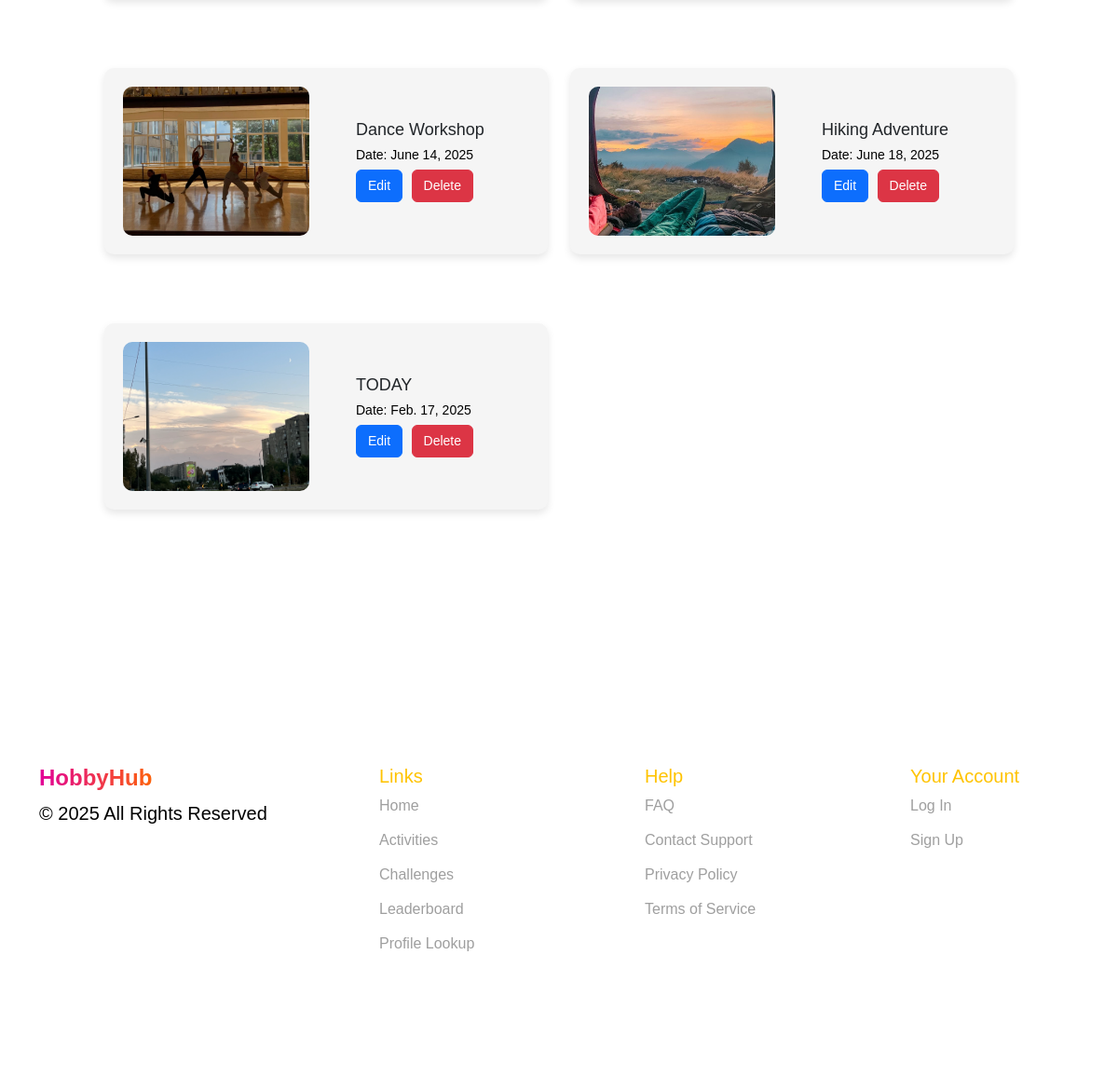
Before: /organizer/ (signed in, lower part) with the older database file.
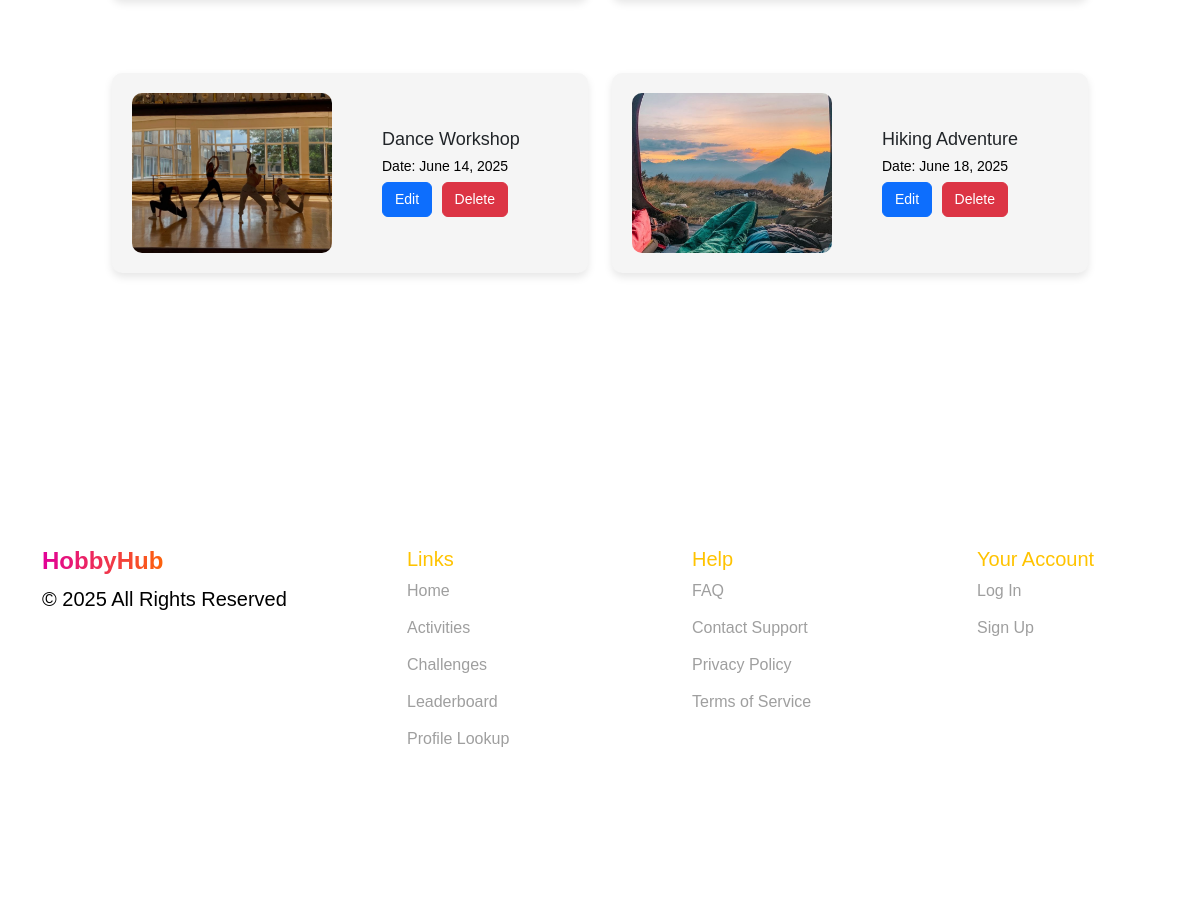
After: the same page with the newer database file.
### events/models.py (models this page shows, shortened)
class Event(models.Model):
    title = models.CharField(max_length=150)
    description = models.TextField()
    location = models.CharField(max_length=250)
    date = models.DateField()
    time = models.TimeField()
    hobby_type = models.CharField(max_length=150)
    image = models.ImageField(upload_to='event_images/', null=True, blank=True)

### events/views.py (the view)
# urls.py: path('organizer/', organizer_view, name='organizer_view'),
@role_required("organizer")
def organizer_view(request):
    events = Event.objects.all()
    return render(request, 'organizer.html', {'events': events})

### events/views.py (called while the page is built)
def role_required(role):
    def decorator(view_func):
        @wraps(view_func)
        def wrapper(request, *args, **kwargs):
            if role == "employee" and not request.session.get("nickname"):
                return redirect(f"/sign_in/?next={request.get_full_path()}")
            if role == "organizer" and not request.session.get("company_id"):
                return redirect(f"/sign_in/?next={request.get_full_path()}")
            return view_func(request, *args, **kwargs)
        return wrapper
    return decorator

### events/templates/organizer.html (shortened to what this page needs)
<!DOCTYPE html>
<html lang="en">
<head>
    {% load static %}
    <link rel="stylesheet" href="https://cdn.jsdelivr.net/npm/bootstrap@5.3.0/dist/css/bootstrap.min.css">
    <link rel="stylesheet" href="{% static 'css/all.css' %}">
    <link href="https://fonts.cdnfonts.com/css/gilroy-bold" rel="stylesheet">
</head>
<body>
    <section class="your-activities">
        <div class="container mt-5">
            <div class="row mt-4">
                {% for event in events %}
                <div class="col-md-6 mb-4" id="activities">
                    <div class="activity-card">
                            <img src="{{ event.image.url }}" class="activity-img" alt="{{ event.title }}" width="200">
                            <div class="activity-info">
                                <h5>{{ event.title }}</h5>
                                <p>Date: {{ event.date }}</p>
                                <button class="btn btn-primary">Edit</button>
                                <button class="btn btn-danger">Delete</button>
                            </div>
                        </div>
                    </div>
                {% endfor %}
            </div>
        </div>
    </section>
    <footer class="footer">
        <div class="container">
            <div class="row">
                <div class="col-md-3">
                    <h4 class="fw-bold gradient-text">HobbyHub</h4>
                    <p>© 2025 All Rights Reserved</p>
                </div>
                <div class="col-md-3">
                    <h5>Links</h5>
                    <ul>
                        <li><a href="#">Home</a></li>
                        <li><a href="#">Activities</a></li>
                        <li><a href="#">Challenges</a></li>
                        <li><a href="#">Leaderboard</a></li>
                        <li><a href="#">Profile Lookup</a></li>
                    </ul>
                </div>
                <div class="col-md-3">
                    <h5>Help</h5>
                    <ul>
                        <li><a href="#">FAQ</a></li>
                        <li><a href="#">Contact Support</a></li>
                        <li><a href="#">Privacy Policy</a></li>
                        <li><a href="#">Terms of Service</a></li>
                    </ul>
                </div>
                <div class="col-md-3">
                    <h5>Your Account</h5>
                    <ul>
                        <li><a href="#">Log In</a></li>
                        <li><a href="#">Sign Up</a></li>
                    </ul>
                </div>
            </div>
        </div>
    </footer>
</body>
</html>

### events/static/css/guest-styles.css (style rules this page uses)
html { scroll-behavior: smooth; }
body { font-family: 'Gilroy-bold', sans-serif; background-color: #F5F5F5; }
p { color: #000000; font-weight: 400; font-size: 20px; }
.gradient-text { background: linear-gradient(90deg, #E10098 0%, #FF6A00 50%, #FFC300 100%); -webkit-background-clip: text; -webkit-text-fill-color: transparent; font-weight: bold; }
.footer { height: 450px; background: #FFFFFF; color: black; padding: 100px 0; }
.footer h5 { padding-left: 80px; color: #FFC300; }
.footer ul { list-style: none; display: flex; flex-direction: column; padding-left: 50px; }
.footer ul li { margin-bottom: 13px; }
.footer ul li a { color: #9F9F9F; text-decoration: none; padding-left: 30px; }

### events/static/css/organizer-styles.css (style rules this page uses)
body { font-family: 'Gilroy-bold', sans-serif; background-color: #F5F5F5; }
p { color: #000000; font-weight: 400; font-size: 20px; }
.gradient-text { background: linear-gradient(90deg, #E10098 0%, #FF6A00 50%, #FFC300 100%); -webkit-background-clip: text; -webkit-text-fill-color: transparent; font-weight: bold; }
.footer { height: 450px; background: #FFFFFF; color: black; padding: 100px 0; }
.footer h5 { padding-left: 80px; color: #FFC300; }
.footer ul { list-style: none; display: flex; flex-direction: column; padding-left: 50px; }
.footer ul li { margin-bottom: 13px; }
.footer ul li a { color: #9F9F9F; text-decoration: none; padding-left: 30px; }
.your-activities { padding: 100px; background-color: #FFFFFF; }
.activity-card { display: flex; align-items: center; background: #F5F5F5; padding: 20px; border-radius: 10px; box-shadow: 0 4px 8px rgba(0, 0, 0, 0.1); margin-bottom: 50px; }
.activity-img { width: 200px; height: 160px; border-radius: 10px; object-fit: cover; margin-right: 50px; }
.activity-info h5 { font-family: 'Gilroy-Bold', sans-serif; margin: 0; font-size: 18px; }
.activity-info p { margin: 5px 0; font-size: 14px; }
.btn { font-size: 14px; margin-right: 5px; }

### events/static/css/user-styles.css (style rules this page uses)
body { overflow-x: hidden; }

### events/static/css/profile.css (style rules this page uses)
.activity-card { border-radius: 10px; overflow: hidden; transition: transform 0.3s; }

### events/static/css/employees.css (style rules this page uses)
body { font-family: 'Gilroy-bold', sans-serif; background-color: #F5F5F5; }

Changed rows visible on the page:
removed Event: image (picture), title "TODAY", date "Feb. 17, 2025"
